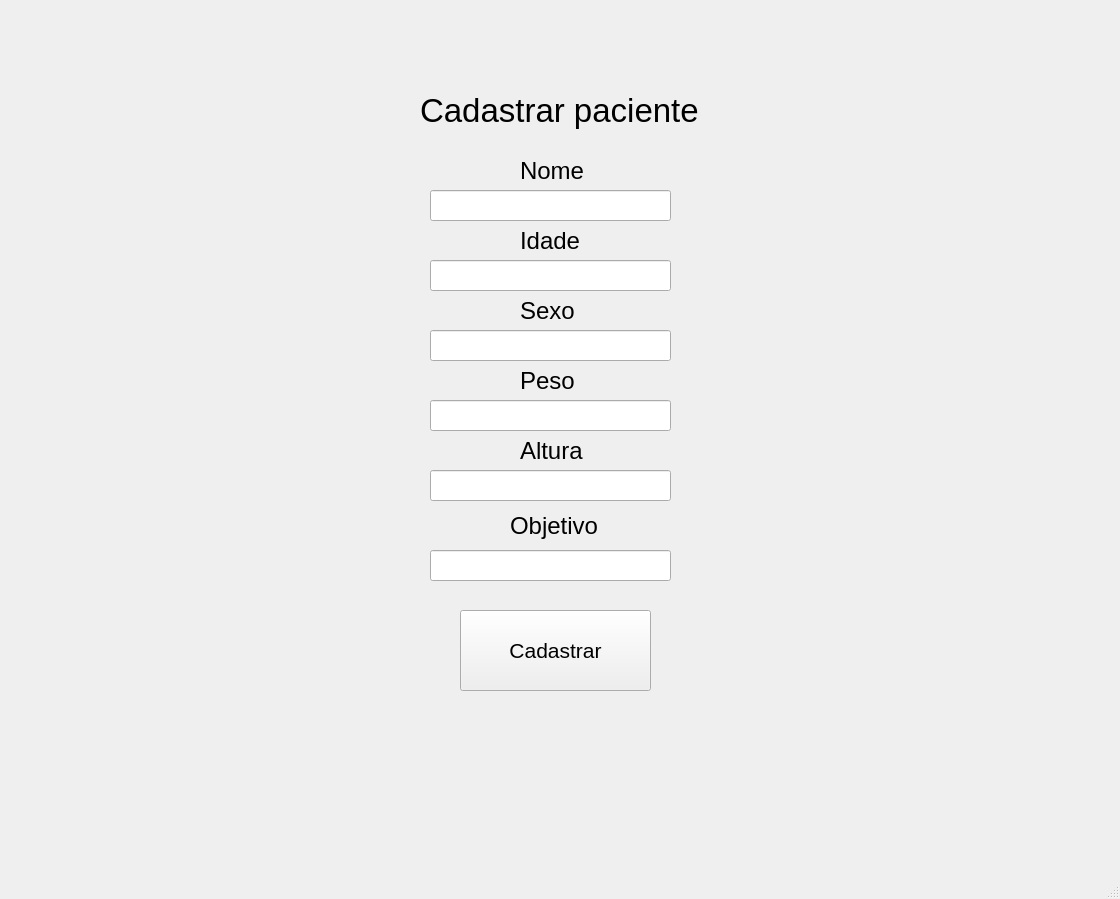
<?xml version="1.0" encoding="UTF-8"?>
<ui version="4.0">
 <class>MainWindow</class>
 <widget class="QMainWindow" name="MainWindow">
  <property name="geometry">
   <rect>
    <x>0</x>
    <y>0</y>
    <width>1120</width>
    <height>899</height>
   </rect>
  </property>
  <property name="windowTitle">
   <string>MainWindow</string>
  </property>
  <widget class="QWidget" name="centralwidget">
   <widget class="QLabel" name="label">
    <property name="geometry">
     <rect>
      <x>420</x>
      <y>80</y>
      <width>301</width>
      <height>61</height>
     </rect>
    </property>
    <property name="font">
     <font>
      <pointsize>25</pointsize>
     </font>
    </property>
    <property name="text">
     <string>Cadastrar paciente</string>
    </property>
   </widget>
   <widget class="QLabel" name="label_2">
    <property name="geometry">
     <rect>
      <x>520</x>
      <y>160</y>
      <width>71</width>
      <height>21</height>
     </rect>
    </property>
    <property name="font">
     <font>
      <pointsize>18</pointsize>
     </font>
    </property>
    <property name="text">
     <string>Nome</string>
    </property>
   </widget>
   <widget class="QLineEdit" name="lineEdit">
    <property name="geometry">
     <rect>
      <x>430</x>
      <y>190</y>
      <width>241</width>
      <height>31</height>
     </rect>
    </property>
   </widget>
   <widget class="QLabel" name="label_3">
    <property name="geometry">
     <rect>
      <x>520</x>
      <y>230</y>
      <width>71</width>
      <height>21</height>
     </rect>
    </property>
    <property name="font">
     <font>
      <pointsize>18</pointsize>
     </font>
    </property>
    <property name="text">
     <string>Idade</string>
    </property>
   </widget>
   <widget class="QLineEdit" name="lineEdit_2">
    <property name="geometry">
     <rect>
      <x>430</x>
      <y>260</y>
      <width>241</width>
      <height>31</height>
     </rect>
    </property>
   </widget>
   <widget class="QLabel" name="label_4">
    <property name="geometry">
     <rect>
      <x>520</x>
      <y>300</y>
      <width>71</width>
      <height>21</height>
     </rect>
    </property>
    <property name="font">
     <font>
      <pointsize>18</pointsize>
     </font>
    </property>
    <property name="text">
     <string>Sexo</string>
    </property>
   </widget>
   <widget class="QLineEdit" name="lineEdit_3">
    <property name="geometry">
     <rect>
      <x>430</x>
      <y>330</y>
      <width>241</width>
      <height>31</height>
     </rect>
    </property>
   </widget>
   <widget class="QLabel" name="label_5">
    <property name="geometry">
     <rect>
      <x>520</x>
      <y>370</y>
      <width>71</width>
      <height>21</height>
     </rect>
    </property>
    <property name="font">
     <font>
      <pointsize>18</pointsize>
     </font>
    </property>
    <property name="text">
     <string>Peso</string>
    </property>
   </widget>
   <widget class="QLineEdit" name="lineEdit_4">
    <property name="geometry">
     <rect>
      <x>430</x>
      <y>400</y>
      <width>241</width>
      <height>31</height>
     </rect>
    </property>
   </widget>
   <widget class="QLabel" name="label_6">
    <property name="geometry">
     <rect>
      <x>520</x>
      <y>440</y>
      <width>71</width>
      <height>21</height>
     </rect>
    </property>
    <property name="font">
     <font>
      <pointsize>18</pointsize>
     </font>
    </property>
    <property name="text">
     <string>Altura</string>
    </property>
   </widget>
   <widget class="QLineEdit" name="lineEdit_5">
    <property name="geometry">
     <rect>
      <x>430</x>
      <y>470</y>
      <width>241</width>
      <height>31</height>
     </rect>
    </property>
   </widget>
   <widget class="QLabel" name="label_7">
    <property name="geometry">
     <rect>
      <x>510</x>
      <y>510</y>
      <width>101</width>
      <height>31</height>
     </rect>
    </property>
    <property name="font">
     <font>
      <pointsize>18</pointsize>
     </font>
    </property>
    <property name="text">
     <string>Objetivo</string>
    </property>
   </widget>
   <widget class="QLineEdit" name="lineEdit_6">
    <property name="geometry">
     <rect>
      <x>430</x>
      <y>550</y>
      <width>241</width>
      <height>31</height>
     </rect>
    </property>
   </widget>
   <widget class="QPushButton" name="pushButton">
    <property name="geometry">
     <rect>
      <x>460</x>
      <y>610</y>
      <width>191</width>
      <height>81</height>
     </rect>
    </property>
    <property name="font">
     <font>
      <pointsize>16</pointsize>
     </font>
    </property>
    <property name="text">
     <string>Cadastrar</string>
    </property>
   </widget>
  </widget>
  <widget class="QMenuBar" name="menubar">
   <property name="geometry">
    <rect>
     <x>0</x>
     <y>0</y>
     <width>1120</width>
     <height>21</height>
    </rect>
   </property>
  </widget>
  <widget class="QStatusBar" name="statusbar"/>
 </widget>
 <resources/>
 <connections/>
</ui>
